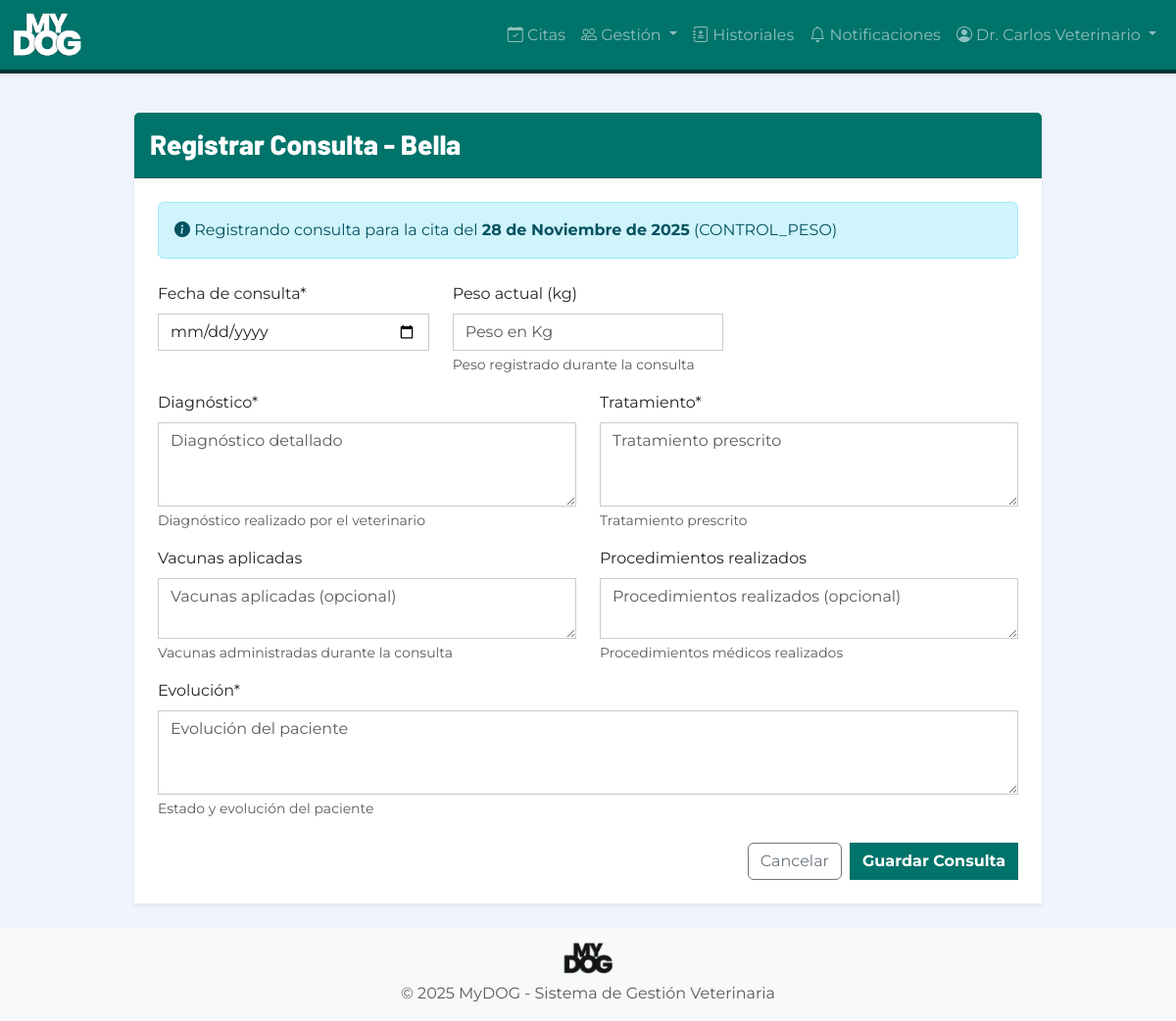
Screenshot of /historiales/registrar/5/cita/8/ (signed in) with the database file from the repository.
### autenticacion/models.py (models this page shows, shortened)
class Usuario(AbstractUser):
    ROL_CHOICES = [
        ('ADMIN', 'Administrador'),
        ('VETERINARIO', 'Veterinario'),
        ('ADMINISTRATIVO', 'Personal Administrativo'),
        ('PROPIETARIO', 'Propietario'),
    ]
    rol = models.CharField(
        max_length=20,
        choices=ROL_CHOICES,
        verbose_name='Rol',
        help_text='Rol del usuario en el sistema'
    )
    activo = models.BooleanField(
        default=True,
        verbose_name='Activo',
        help_text='Indica si el usuario puede acceder al sistema'
    )
    intentos_fallidos = models.IntegerField(
        default=0,
        verbose_name='Intentos fallidos',
        help_text='Número de intentos fallidos de login consecutivos'
    )
    bloqueado_hasta = models.DateTimeField(
        null=True,
        blank=True,
        verbose_name='Bloqueado hasta',
        help_text='Fecha y hora hasta la cual el usuario está bloqueado'
    )
    foto_perfil = models.ImageField(
        upload_to='perfiles/',
        null=True,
        blank=True,
        verbose_name='Foto de perfil'
    )
    telefono = models.CharField(
        max_length=15,
        blank=True,
        verbose_name='Teléfono'
    )
    fecha_creacion = models.DateTimeField(
        auto_now_add=True,
        verbose_name='Fecha de creación'
    )
    fecha_modificacion = models.DateTimeField(
        auto_now=True,
        verbose_name='Fecha de modificación'
    )
    class Meta:
        verbose_name = 'Usuario'
        verbose_name_plural = 'Usuarios'
        ordering = ['-fecha_creacion']
    def es_admin(self):
        return self.rol == 'ADMIN'

### citas/models.py (models this page shows, shortened)
class Cita(models.Model):
    ESTADO_CHOICES = [
        ('PROGRAMADA', 'Programada'),
        ('CONFIRMADA', 'Confirmada'),
        ('COMPLETADA', 'Completada'),
        ('CANCELADA', 'Cancelada'),
        ('INASISTENCIA', 'Inasistencia'),
    ]
    propietario = models.ForeignKey(
        'propietarios.Propietario',
        on_delete=models.PROTECT,
        related_name='citas',
        verbose_name='Propietario',
        help_text='Propietario de la mascota'
    )
    mascota = models.ForeignKey(
        'mascotas.Mascota',
        on_delete=models.PROTECT,
        related_name='citas',
        verbose_name='Mascota',
        help_text='Mascota a atender'
    )
    servicio = models.ForeignKey(
        'servicios.Servicio',
        on_delete=models.PROTECT,
        related_name='citas',
        verbose_name='Servicio',
        help_text='Servicio veterinario solicitado'
    )
    veterinario = models.ForeignKey(
        'autenticacion.Usuario',
        on_delete=models.PROTECT,
        limit_choices_to={'rol': 'VETERINARIO'},
        related_name='citas_asignadas',
        verbose_name='Veterinario',
        help_text='Veterinario asignado'
    )
    fecha = models.DateField(
        verbose_name='Fecha',
        help_text='Fecha de la cita'
    )
    hora = models.TimeField(
        verbose_name='Hora',
        help_text='Hora de inicio de la cita'
    )
    estado = models.CharField(
        max_length=15,
        choices=ESTADO_CHOICES,
        default='PROGRAMADA',
        verbose_name='Estado'
    )
    es_emergencia = models.BooleanField(
        default=False,
        verbose_name='Es emergencia',
        help_text='Indica si es una cita de emergencia (sin restricciones de horario)'
    )
    observaciones = models.TextField(
        max_length=500,
        blank=True,
        verbose_name='Observaciones',
        help_text='Observaciones o motivo de la cita'
    )
    motivo_cancelacion = models.TextField(
        max_length=500,
        blank=True,
        verbose_name='Motivo de cancelación',
        help_text='Motivo por el cual se canceló la cita'
    )
    pagado = models.BooleanField(
        default=False,
        verbose_name='Pagado',
        help_text='Indica si la cita ha sido pagada'
    )
    fecha_creacion = models.DateTimeField(
        auto_now_add=True,
        verbose_name='Fecha de creación'
    )
    fecha_modificacion = models.DateTimeField(
        auto_now=True,
        verbose_name='Fecha de modificación'
    )
    usuario_creador = models.ForeignKey(
        'autenticacion.Usuario',
        on_delete=models.PROTECT,
        related_name='citas_creadas',
        verbose_name='Usuario creador',
        help_text='Usuario que creó la cita'
    )
    class Meta:
        verbose_name = 'Cita'
        verbose_name_plural = 'Citas'
        ordering = ['-fecha', '-hora']
        indexes = [
            models.Index(fields=['fecha', 'hora']),
            models.Index(fields=['veterinario', 'fecha']),
            models.Index(fields=['estado']),
        ]
        unique_together = [['veterinario', 'fecha', 'hora']]  # No permitir citas duplicadas

### servicios/models.py (models this page shows, shortened)
class Servicio(models.Model):
    TIPO_CHOICES = [
        ('CONSULTA', 'Consulta veterinaria'),
        ('VACUNACION', 'Vacunación'),
        ('DESPARASITACION', 'Desparasitación'),
        ('CIRUGIA', 'Cirugía'),
        ('CONTROL_PESO', 'Control de peso'),
        ('PELUQUERIA', 'Peluquería'),
        ('VENTA_PRODUCTOS', 'Venta de productos'),
        ('OTRO', 'Otro'),
    ]
    nombre = models.CharField(
        max_length=20,
        choices=TIPO_CHOICES,
        unique=True,
        verbose_name='Nombre del servicio',
        help_text='Tipo de servicio veterinario'
    )
    duracion_minutos = models.PositiveIntegerField(
        validators=[MinValueValidator(15)],
        verbose_name='Duración en minutos',
        help_text='Duración estimada del servicio (mínimo 15 minutos)'
    )
    precio = models.DecimalField(
        max_digits=10,
        decimal_places=2,
        validators=[MinValueValidator(0)],
        verbose_name='Precio',
        help_text='Precio del servicio en pesos colombianos'
    )
    descripcion = models.TextField(
        max_length=500,
        blank=True,
        verbose_name='Descripción',
        help_text='Descripción detallada del servicio (opcional)'
    )
    activo = models.BooleanField(
        default=True,
        verbose_name='Activo',
        help_text='Indica si el servicio está disponible para agendamiento'
    )
    color_calendario = models.CharField(
        max_length=7,
        default='#00736A',
        verbose_name='Color en calendario',
        help_text='Color en formato hexadecimal para mostrar en calendario'
    )
    fecha_creacion = models.DateTimeField(
        auto_now_add=True,
        verbose_name='Fecha de creación'
    )
    fecha_modificacion = models.DateTimeField(
        auto_now=True,
        verbose_name='Fecha de modificación'
    )
    class Meta:
        verbose_name = 'Servicio'
        verbose_name_plural = 'Servicios'
        ordering = ['nombre']

### historiales/views.py (the view)
# urls.py: path('registrar/<int:mascota_id>/', views.registrar_consulta, name='registrar'),
@login_required
@veterinario_required
def registrar_consulta(request, mascota_id, cita_id=None):
    mascota = get_object_or_404(Mascota, pk=mascota_id)
    cita = None
    if cita_id:
        cita = get_object_or_404(Cita, pk=cita_id)
    if request.method == 'POST':
        form = HistorialClinicoForm(request.POST)
        if form.is_valid():
            consulta = form.save(commit=False)
            consulta.mascota = mascota
            consulta.veterinario = request.user
            if cita:
                consulta.cita = cita
                cita.estado = 'COMPLETADA'
                cita.save()
            consulta.save()
            if consulta.peso_actual:
                mascota.peso = consulta.peso_actual
                mascota.save()
            messages.success(request, 'Consulta registrada exitosamente.')
            return redirect('historiales:detalle', pk=consulta.pk)
    else:
        initial_data = {'fecha_consulta': timezone.now().date()}
        if cita:
            initial_data['fecha_consulta'] = cita.fecha
        form = HistorialClinicoForm(initial=initial_data)
    context = {
        'form': form,
        'mascota': mascota,
        'cita': cita,
        'titulo': f'Registrar Consulta - {mascota.nombre}'
    }
    return render(request, 'historiales/formulario.html', context)

### templates/historiales/formulario.html (shortened to what this page needs)
{% extends 'base.html' %}
{% load crispy_forms_tags %}
{% block content %}
<div class="row justify-content-center">
    <div class="col-md-10">
        <div class="card shadow-sm border-0">
            <div class="card-header bg-primary-mydog text-white py-3">
                <h3 class="font-titulo mb-0">{{ titulo }}</h3>
            </div>
            <div class="card-body p-4">
                {% if cita %}
                <div class="alert alert-info mb-4">
                    <i class="bi bi-info-circle-fill"></i> Registrando consulta para la cita del <strong>{{ cita.fecha }}</strong> ({{ cita.servicio.nombre }})
                </div>
                {% endif %}
                <form method="post">
                    <div class="row">
                        <div class="col-md-4">
                            {{ form.fecha_consulta|as_crispy_field }}
                        </div>
                        <div class="col-md-4">
                            {{ form.peso_actual|as_crispy_field }}
                        </div>
                    </div>
                    <div class="row">
                        <div class="col-md-6">
                            {{ form.diagnostico|as_crispy_field }}
                        </div>
                        <div class="col-md-6">
                            {{ form.tratamiento|as_crispy_field }}
                        </div>
                    </div>
                    <div class="row">
                        <div class="col-md-6">
                            {{ form.vacunas|as_crispy_field }}
                        </div>
                        <div class="col-md-6">
                            {{ form.procedimientos|as_crispy_field }}
                        </div>
                    </div>
                    {{ form.evolucion|as_crispy_field }}
                    <div class="d-flex justify-content-end gap-2 mt-4">
                        <a href="{% url 'historiales:lista_mascota' mascota.pk %}" class="btn btn-outline-secondary">Cancelar</a>
                        <button type="submit" class="btn btn-primary-mydog">Guardar Consulta</button>
                    </div>
                </form>
            </div>
        </div>
    </div>
</div>
{% endblock %}

### templates/base.html (shortened to what this page needs)
{% load static %}
<!DOCTYPE html>
<html lang="es">
<head>
    <link href="https://cdn.jsdelivr.net/npm/bootstrap@5.3.0/dist/css/bootstrap.min.css" rel="stylesheet">
    <link rel="stylesheet" href="https://cdn.jsdelivr.net/npm/bootstrap-icons@1.11.0/font/bootstrap-icons.css">
    <link rel="stylesheet" href="{% static 'css/base.css' %}">
    <link rel="stylesheet" href="{% static 'css/responsive.css' %}">
</head>
<body>
    <nav class="navbar navbar-expand-lg navbar-dark bg-primary-mydog shadow-sm">
        <div class="container-fluid">
            <a class="navbar-brand" href="{% url 'home' %}">
                <img src="{% static 'img/logo-mydog-blanco.png' %}" alt="MyDOG" height="45" class="d-inline-block">
            </a>
            <div class="collapse navbar-collapse" id="navbarNav">
                <ul class="navbar-nav ms-auto">
                    {% if user.is_authenticated %}
                        {% if user.rol != 'PROPIETARIO' %}
                        <li class="nav-item">
                            <a class="nav-link" href="{% url 'citas:calendario' %}">
                                <i class="bi bi-calendar-check"></i> Citas
                            </a>
                        </li>
                        <li class="nav-item dropdown">
                            <a class="nav-link dropdown-toggle" href="#" role="button" data-bs-toggle="dropdown">
                                <i class="bi bi-people"></i> Gestión
                            </a>
                        </li>
                        {% endif %}
                        <li class="nav-item">
                            <a class="nav-link" href="{% url 'historiales:mis_mascotas' %}">
                                <i class="bi bi-journal-medical"></i>
                                {% if user.rol == 'PROPIETARIO' %}Mis Mascotas{% else %}Historiales{% endif %}
                            </a>
                        </li>
                        <li class="nav-item">
                            {% if user.rol == 'ADMIN' %}
                            <a class="nav-link" href="{% url 'notificaciones:admin' %}">
                            {% elif user.rol == 'VETERINARIO' %}
                            <a class="nav-link" href="{% url 'notificaciones:veterinario' %}">
                            {% else %}
                            <a class="nav-link" href="{% url 'notificaciones:propietario' %}">
                            {% endif %}
                                <i class="bi bi-bell"></i> Notificaciones
                            </a>
                        </li>
                        <li class="nav-item dropdown">
                            <a class="nav-link dropdown-toggle" href="#" role="button" data-bs-toggle="dropdown">
                                <i class="bi bi-person-circle"></i> {{ user.get_full_name|default:user.username }}
                            </a>
                        </li>
                    {% else %}
                        <li class="nav-item">
                            <a class="nav-link" href="{% url 'autenticacion:login' %}">Iniciar Sesión</a>
                        </li>
                    {% endif %}
                </ul>
            </div>
        </div>
    </nav>
    <main class="container py-4">
        {% block content %}{% endblock %}
    </main>
    <footer class="footer mt-auto py-3 bg-light">
        <div class="container text-center">
            <img src="{% static 'img/logo-mydog-negro.png' %}" alt="MyDOG" height="32" class="mb-2">
            <p class="text-muted mb-0">&copy; 2025 MyDOG - Sistema de Gestión Veterinaria</p>
        </div>
    </footer>
</body>
</html>

### rows the page displays
Usuario: get_full_name "Dr. Carlos Veterinario"
Cita: fecha "28 de Noviembre de 2025", servicio.nombre "CONTROL_PESO"

### other values shown
{{ titulo }} "Registrar Consulta - Bella"
